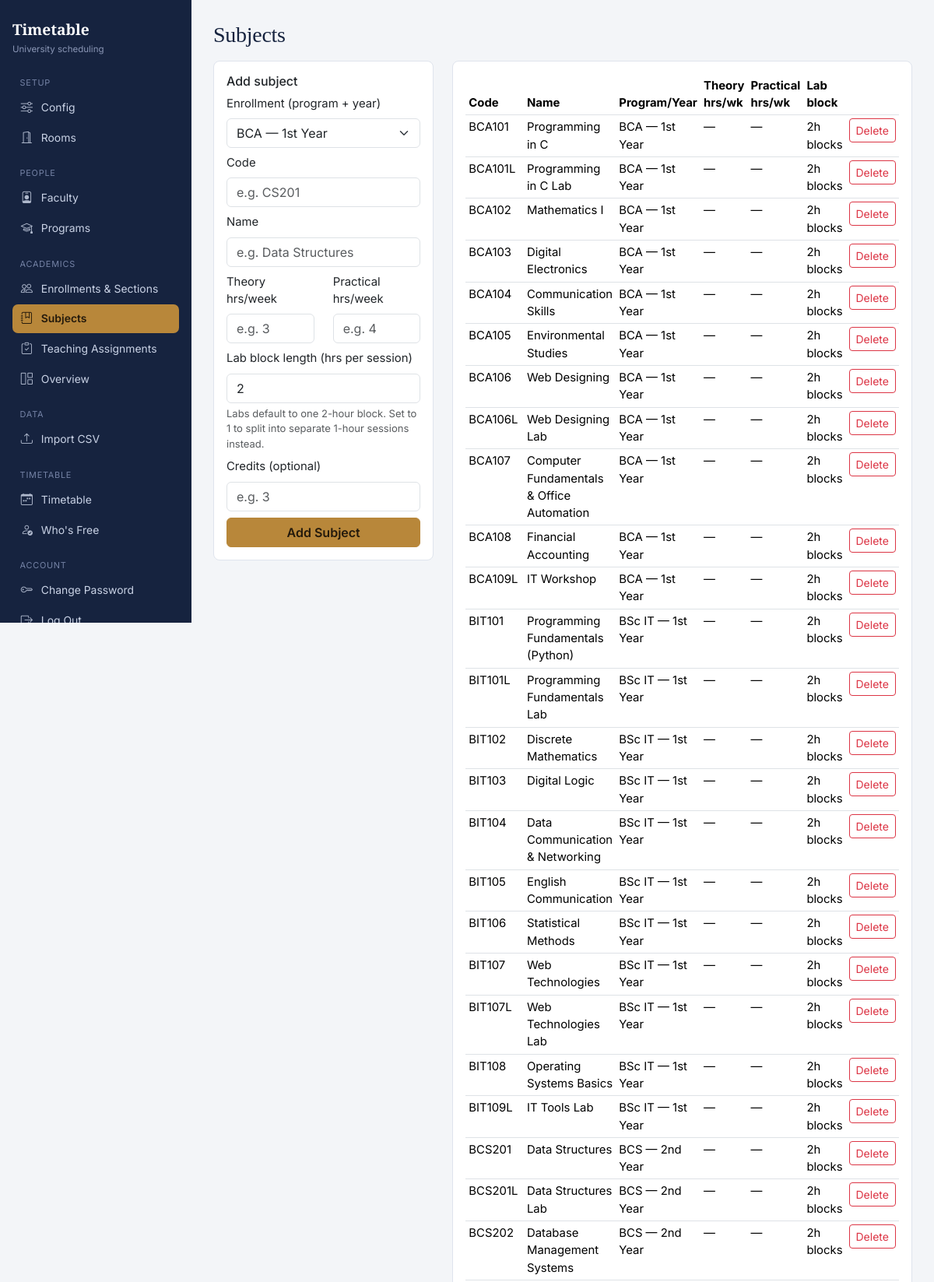
Page /subjects (signed in, upper part) on the committed database.
### models.py (models this page shows)
class Subject(db.Model):
    id = db.Column(db.Integer, primary_key=True)
    code = db.Column(db.String(40))
    name = db.Column(db.String(200), nullable=False)
    enrollment_id = db.Column(db.Integer, db.ForeignKey("enrollment.id"), nullable=False)
    credits = db.Column(db.Integer, default=3)
    theory_hours_per_week = db.Column(db.Integer, nullable=True)      # default suggestion for new assignments
    practical_hours_per_week = db.Column(db.Integer, nullable=True)   # default suggestion for new assignments
    practical_block_length = db.Column(db.Integer, default=2)         # labs default to a 2-hour block
    enrollment = db.relationship("Enrollment")

class Program(db.Model):
    id = db.Column(db.Integer, primary_key=True)
    name = db.Column(db.String(80), nullable=False)  # e.g. "BCA", "Btech CSE"
    department = db.Column(db.String(120))

class Enrollment(db.Model):
    id = db.Column(db.Integer, primary_key=True)
    program_id = db.Column(db.Integer, db.ForeignKey("program.id"), nullable=False)
    year_label = db.Column(db.String(40), nullable=False)  # e.g. "1st Year", "Sem II"
    total_students = db.Column(db.Integer, nullable=False)
    program = db.relationship("Program")

### app.py (the view, shortened to what this page needs)
@app.route("/subjects", methods=["GET", "POST"])
def subjects_page():
    subjects = Subject.query.all()
    enrollments = Enrollment.query.all()
    return render_template("subjects.html", subjects=subjects, enrollments=enrollments)

### app.py (called while the page is built)
@login_manager.user_loader
def load_user(user_id):
    return AdminUser.query.get(int(user_id))

@app.before_request
def require_login():
    allowed = {"login", "static"}
    if request.endpoint not in allowed and not current_user.is_authenticated:
        return login_manager.unauthorized()

### models.py (called while the page is built)
    @property
    def is_authenticated(self):
        return True

### templates/subjects.html (shortened to what this page needs)
{% extends "base.html" %}
{% block content %}
<h3 class="mb-3">Subjects</h3>
<div class="row">
  <div class="col-md-4">
    <div class="card p-3">
      <h6>Add subject</h6>
      <form method="post">
        <div class="mb-2">
          <label class="form-label">Enrollment (program + year)</label>
          <select class="form-select" name="enrollment_id" required>
            {% for e in enrollments %}
              <option value="{{ e.id }}">{{ e.program.name }} — {{ e.year_label }}</option>
            {% endfor %}
          </select>
        </div>
        <div class="mb-2">
          <label class="form-label">Code</label>
          <input class="form-control" name="code" placeholder="e.g. CS201">
        </div>
        <div class="mb-2">
          <label class="form-label">Name</label>
          <input class="form-control" name="name" required placeholder="e.g. Data Structures">
        </div>
        <div class="row">
          <div class="col mb-2">
            <label class="form-label">Theory hrs/week</label>
            <input type="number" min="0" class="form-control" name="theory_hours_per_week" placeholder="e.g. 3">
          </div>
          <div class="col mb-2">
            <label class="form-label">Practical hrs/week</label>
            <input type="number" min="0" class="form-control" name="practical_hours_per_week" placeholder="e.g. 4">
          </div>
        </div>
        <div class="mb-2">
          <label class="form-label">Lab block length (hrs per session)</label>
          <input type="number" min="1" class="form-control" name="practical_block_length" value="2">
          <div class="form-text">Labs default to one 2-hour block. Set to 1 to split into separate 1-hour sessions instead.</div>
        </div>
        <div class="mb-2">
          <label class="form-label">Credits (optional)</label>
          <input type="number" class="form-control" name="credits" placeholder="e.g. 3">
        </div>
        <button class="btn btn-primary w-100">Add Subject</button>
      </form>
    </div>
  </div>
  <div class="col-md-8">
    <div class="card p-3">
      <table class="table table-sm table-hover">
        <thead><tr><th>Code</th><th>Name</th><th>Program/Year</th><th>Theory hrs/wk</th><th>Practical hrs/wk</th><th>Lab block</th><th></th></tr></thead>
        <tbody>
        {% for s in subjects %}
          <tr>
            <td>{{ s.code }}</td>
            <td>{{ s.name }}</td>
            <td>{{ s.enrollment.program.name }} — {{ s.enrollment.year_label }}</td>
            <td>{% if s.theory_hours_per_week %}<span class="badge bg-primary">{{ s.theory_hours_per_week }} hrs</span>{% else %}—{% endif %}</td>
            <td>{% if s.practical_hours_per_week %}<span class="badge bg-success">{{ s.practical_hours_per_week }} hrs</span>{% else %}—{% endif %}</td>
            <td>{{ s.practical_block_length }}h blocks</td>
            <td>
              <form method="post" action="{{ url_for('delete_subject', sid=s.id) }}" onsubmit="return confirm('Delete this subject?');">
                <button class="btn btn-sm btn-outline-danger">Delete</button>
              </form>
            </td>
          </tr>
        {% else %}
          <tr><td colspan="7" class="text-muted">No subjects yet.</td></tr>
        {% endfor %}
        </tbody>
      </table>
    </div>
  </div>
</div>
{% endblock %}

### templates/base.html (style rules this page uses)
:root { --ink: #16233F; --ink-soft: #4A5876; --paper: #F3F5F8; --panel: #FFFFFF; --line: #DFE4ED; --brass: #B8873A; --brass-dark: #96692A; --steel: #3E6B96; --steel-tint: #E7EEF5; --sage: #4B7B62; --sage-tint: #E7F1EC; --signal: #A6423A; --signal-tint: #F7E9E7; --free: #E7F1EC; --free-ink: #2E5B44; }
body { background: var(--paper); color: var(--ink); font-family: 'Inter', -apple-system, sans-serif; font-size: .93rem; }
h1, h2, h3, .font-display { font-family: 'Source Serif 4', Georgia, serif; color: var(--ink); letter-spacing: -0.01em; }
.card { border:1px solid var(--line); border-radius:8px; box-shadow:none; margin-bottom:1.25rem; }
.btn-primary { background: var(--brass); border-color: var(--brass); color:#241A0C; font-weight:600; }

### rows in the picture
Subject: code "BCA101", name "Programming in C", enrollment.program.name "BCA", enrollment.year_label "1st Year", practical_block_length "2"
Subject: code "BCA101L", name "Programming in C Lab", enrollment.program.name "BCA", enrollment.year_label "1st Year", practical_block_length "2"
Subject: code "BCA102", name "Mathematics I", enrollment.program.name "BCA", enrollment.year_label "1st Year", practical_block_length "2"
Subject: code "BCA103", name "Digital Electronics", enrollment.program.name "BCA", enrollment.year_label "1st Year", practical_block_length "2"
Subject: code "BCA104", name "Communication Skills", enrollment.program.name "BCA", enrollment.year_label "1st Year", practical_block_length "2"
Subject: code "BCA105", name "Environmental Studies", enrollment.program.name "BCA", enrollment.year_label "1st Year", practical_block_length "2"
Subject: code "BCA106", name "Web Designing", enrollment.program.name "BCA", enrollment.year_label "1st Year", practical_block_length "2"
Subject: code "BCA106L", name "Web Designing Lab", enrollment.program.name "BCA", enrollment.year_label "1st Year", practical_block_length "2"
Subject: code "BCA107", name "Computer Fundamentals & Office Automation", enrollment.program.name "BCA", enrollment.year_label "1st Year", practical_block_length "2"
Subject: code "BCA108", name "Financial Accounting", enrollment.program.name "BCA", enrollment.year_label "1st Year", practical_block_length "2"
Subject: code "BCA109L", name "IT Workshop", enrollment.program.name "BCA", enrollment.year_label "1st Year", practical_block_length "2"
Subject: code "BIT101", name "Programming Fundamentals (Python)", enrollment.program.name "BSc IT", enrollment.year_label "1st Year", practical_block_length "2"
Subject: code "BIT101L", name "Programming Fundamentals Lab", enrollment.program.name "BSc IT", enrollment.year_label "1st Year", practical_block_length "2"
Subject: code "BIT102", name "Discrete Mathematics", enrollment.program.name "BSc IT", enrollment.year_label "1st Year", practical_block_length "2"
Subject: code "BIT103", name "Digital Logic", enrollment.program.name "BSc IT", enrollment.year_label "1st Year", practical_block_length "2"
Subject: code "BIT104", name "Data Communication & Networking", enrollment.program.name "BSc IT", enrollment.year_label "1st Year", practical_block_length "2"
Subject: code "BIT105", name "English Communication", enrollment.program.name "BSc IT", enrollment.year_label "1st Year", practical_block_length "2"
Subject: code "BIT106", name "Statistical Methods", enrollment.program.name "BSc IT", enrollment.year_label "1st Year", practical_block_length "2"
Subject: code "BIT107", name "Web Technologies", enrollment.program.name "BSc IT", enrollment.year_label "1st Year", practical_block_length "2"
Subject: code "BIT107L", name "Web Technologies Lab", enrollment.program.name "BSc IT", enrollment.year_label "1st Year", practical_block_length "2"
Subject: code "BIT108", name "Operating Systems Basics", enrollment.program.name "BSc IT", enrollment.year_label "1st Year", practical_block_length "2"
Subject: code "BIT109L", name "IT Tools Lab", enrollment.program.name "BSc IT", enrollment.year_label "1st Year", practical_block_length "2"
Subject: code "BCS201", name "Data Structures", enrollment.program.name "BCS", enrollment.year_label "2nd Year", practical_block_length "2"
Subject: code "BCS201L", name "Data Structures Lab", enrollment.program.name "BCS", enrollment.year_label "2nd Year", practical_block_length "2"
Subject: code "BCS202", name "Database Management Systems", enrollment.program.name "BCS", enrollment.year_label "2nd Year", practical_block_length "2"

### other values in the picture
form field enrollment_id "BCA — 1st Year"
